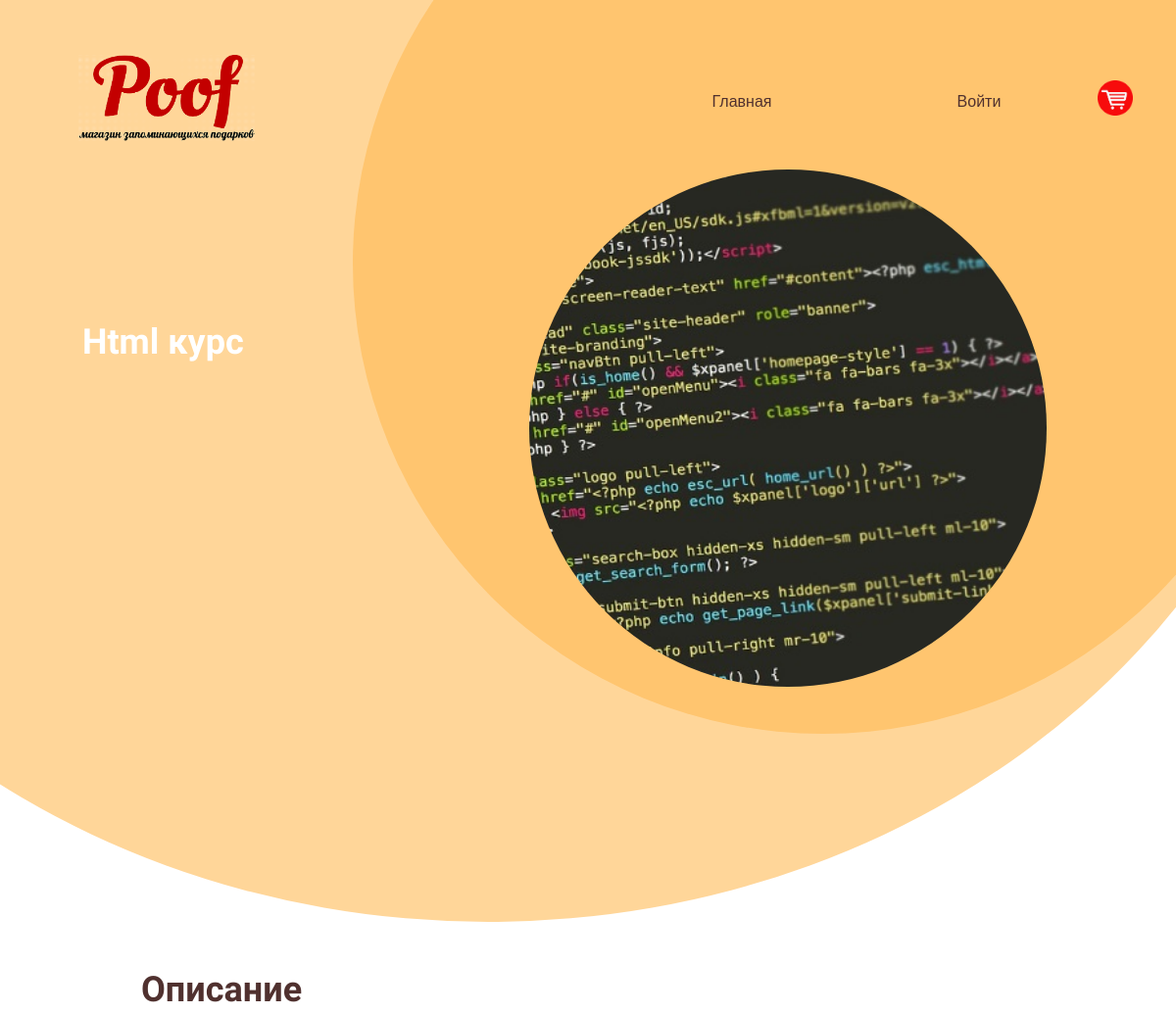
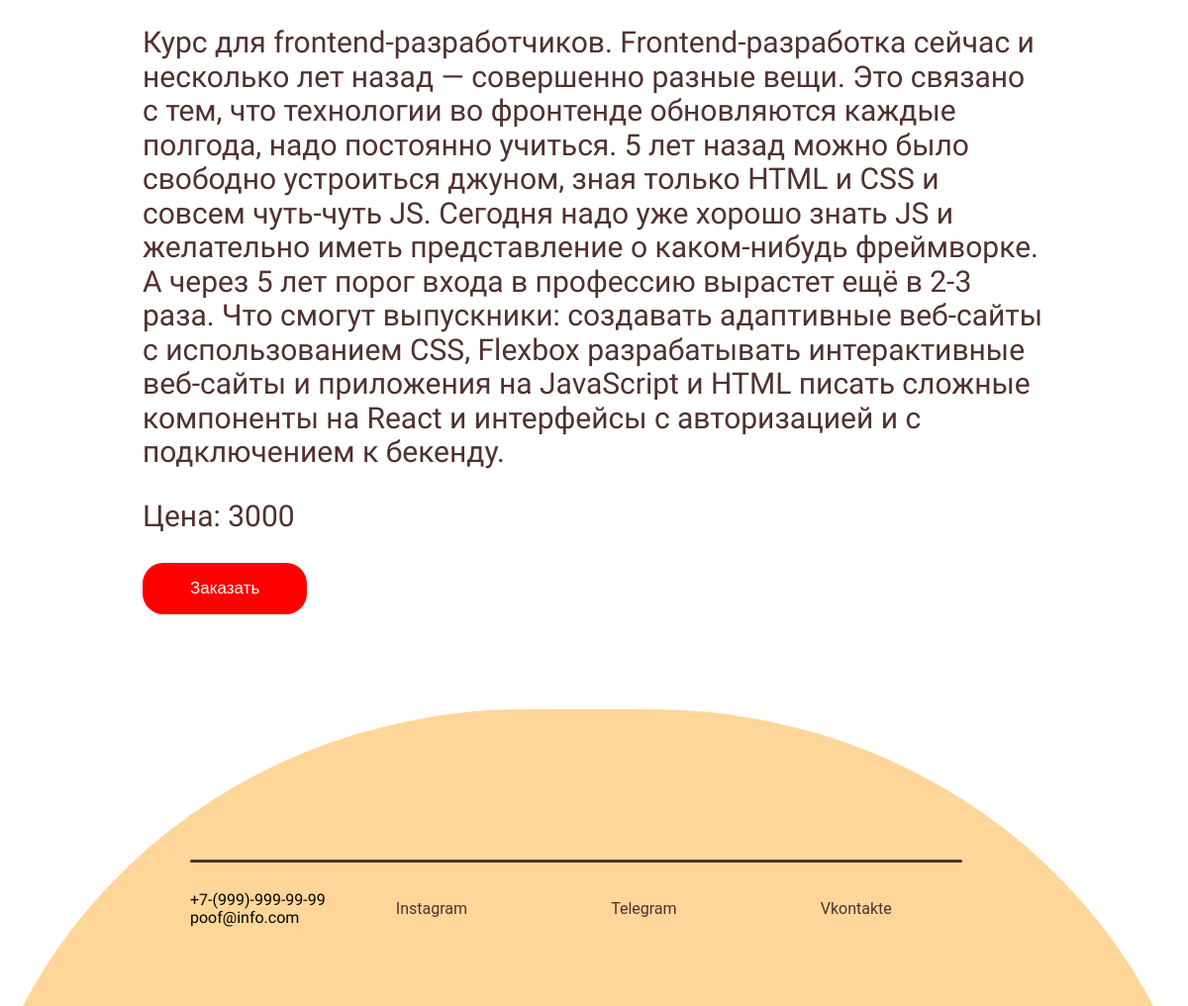
Page /products/html on the committed database (2 pictures, top to bottom).
### products/models.py (models this page shows, shortened)
class Products(models.Model):
    title = models.CharField(max_length=150, verbose_name='Название')
    description = models.TextField(max_length=1000, verbose_name='Описание')
    price = models.IntegerField(verbose_name='Цена')
    created_at = models.DateField(auto_now_add=True, verbose_name='Создано')
    updated_at = models.DateField(auto_now=True, verbose_name='Обновлено')
    photo = models.ImageField(upload_to='photos/', verbose_name='Изображение')
    slug = models.SlugField(unique=True, verbose_name='Слаг')
    category = models.ForeignKey('Category', on_delete=models.PROTECT, blank=True, null=True)
    class Meta:
        verbose_name = 'Товар'
        verbose_name_plural = 'Товары'
        ordering = ['created_at']

### products/views.py (the view)
# urls.py: path('products/<str:slug>', Product.as_view(), name='products')
class Product(DetailView):
    model = Products
    template_name = 'products/detail.html'
    context_object_name = 'product'

### products/templates/products/detail.html (shortened to what this page needs)
{% extends 'base.html' %}
{% load static %}
{% block content %}
<div class = "item_block">
    <div class="wrapper">
        <div class = "bottom_menu">
            <div class="logo"><img src="{% static 'img/Logo.gif' %}"></div>
            <div class="menu_links">
                <a href="/" class="link">Главная</a>
                {% if request.user.is_authenticated %}
                <a href="#" class="link">Личный кабинет</a>
                <a href="{% url 'logout' %}" class="link">Выход</a>
                {% else %}
                <a href="{% url 'login' %}" class="link">Войти</a>
                {% endif %}
                <div class="margin">
                <input class="cart" type="image" src="{% static 'img/Cart_logo.gif' %}" alt="Кнопка «Cart»">
                </div>
            </div>
        </div>
        <div class = "circle"><img class="item_image" src="{{ product.photo.url }}"> </div>
        <div class = "circle_light"></div>
        <div class="intro_text">
            <h2>{{product.title}}</h2>
        </div>
    </div>
    <div class="item_info">
        <div class="product_description">
        <h2>Описание</h2>
        <p>{{ product.description }}</p>
            <p>Цена: {{product.price}}</p>
            <a href="#" class="myButton">Заказать</a>
        </div>
    </div>
</div>
<div class="wrapper_footer">
    <div class="footer">
        <div class="footer_circle">
            <div><hr></div>
            <div class="contact">
                <p class="">+7-(999)-999-99-99<br>poof@info.com</p>
                <a href="https://www.instagram.com/yellow__boat/" class="footer_link">Instagram</a>
                <a href="https://t.me/djoefrit" class="footer_link">Telegram</a>
                <a href="https://vk.com/lonep" class="footer_link">Vkontakte</a>
            </div>
        </div>
    </div>
</div>
{% endblock %}

### gift/static/css/main.css (style rules this page uses)
* { box-sizing: border-box; }
:root { --yellow: #FFC56F ; --yellow_light: #FFD699; --brown: #50312F; --brown_light: #513634; --white: #ffffff; --red: #ff0000; --dark: #0D0D0D; --gray: #5a5560; --light: #9D8D8F; --blue: #69bfae; }
html { font-family: "Roboto", sans-serif; }
a { text-decoration: none; }
p { font-family: 'Balsamiq Sans', cursive; }
h2 { font-family:"Balsamiq Sans",bold ; }

### gift/static/css/index.css (style rules this page uses)
.bottom_menu { display: flex; padding-top: 3.5em; }
.logo { flex:1; text-align: left; margin-left: 5em; background: none; border: none; }
.logo img { width: 15vw; height: auto; background: none; }
.menu_links { display: flex; flex: 1; padding-right: 0.5em; align-items: center; }
.link { flex:1; padding-left: 0.5em; font-family: 'Oswald', sans-serif; text-decoration: none; color: var(--brown); text-align: center; padding: 0.5vw; border-radius: 50px; vertical-align: center; }
.circle { width: 80vw; height:80vw; background: var(--yellow); border-radius: 50%; position: absolute; transform: translate(30vw,-30vw); z-index: -2; }
.circle_light { width: 143vw; height: 126vw; background: var(--yellow_light); border-radius: 80%; position: absolute; transform: translate(-30vw,-60vw); z-index: -3; }
.wrapper { position: relative; width: 100%; height: 80vw; overflow: hidden; }
.intro_text { text-wrap: normal; width: 40vw; height: 15em; color: var(--white); font-family: 'Balsamiq Sans', cursive; margin-left: 7vw; margin-top: 15vw; }
.intro_text h2 { font-size: 3vw; }
.margin { margin-right: 3vw; }
.wrapper_footer { margin-top: 4vw; position: relative; width: 100%; height: 25vw; overflow: hidden; }
.footer_circle { background: var(--yellow_light); width: 105vw; height:100vw; border-radius: 45%; position: absolute; display: flex; transform: translate(-3vw,0); }
hr { position: absolute; width: 65vw; height: 3px; border: none; background-color: var(--brown); border-radius: 20px; transform: translate(19vw,12vw); z-index: 1; }
.contact { display: flex; position: absolute; transform: translate(19vw,14vw); width: 65vw; align-items: center; }
.footer_link { flex: 1; text-decoration: none; color: var(--brown); border: none; text-align: center; border-radius: 50px; padding: 1vw; }

### gift/static/css/products.css (style rules this page uses)
.item_image { width: 55%; height: 55%; position: absolute; z-index: -1; background-repeat: no-repeat; transform: translate(15vw, 32vw); background-size: cover; border-radius: 50%; object-fit: cover; }
.item_info { display: flex; flex-direction: column; color: var(--brown); justify-content: center; text-align: left; padding-right: 12vw; padding-left: 12vw; }
.item_info h2 { font-size: 3vw; }
.item_info p { font-size: 2.5vw; }
.product_description { padding-bottom: 4vw; }
.cart { width: 3vw; height: 3vw; z-index: 1; }
.myButton { background-color:var(--red); border-radius:21px; display:inline-block; cursor:pointer; color:#ffffff; font-family:Arial; font-size:17px; padding:16px 48px; text-decoration:none; }

### rows in the picture
Products: photo (picture), title "Html курс", description "Курс для frontend-разработчиков. Frontend-разработка сейчас и несколько лет назад — совершенно разные вещи. Это связано с тем, что технологии во фронтенде обновляются каждые полгода, надо постоянно учиться. 5 лет назад можно было свободно устроиться джуном, зная только HTML и CSS и совсем чуть-чуть JS. Сегодня надо уже хорошо знать JS и желательно иметь представление о каком-нибудь фреймворке. А через 5 лет порог входа в профессию вырастет ещё в 2-3 раза. Что смогут выпускники: создавать адаптивные веб-сайты с использованием CSS, Flexbox разрабатывать интерактивные веб-сайты и приложения на JavaScript и HTML писать сложные компоненты на React и интерфейсы с авторизацией и с подключением к…", price "3000"
